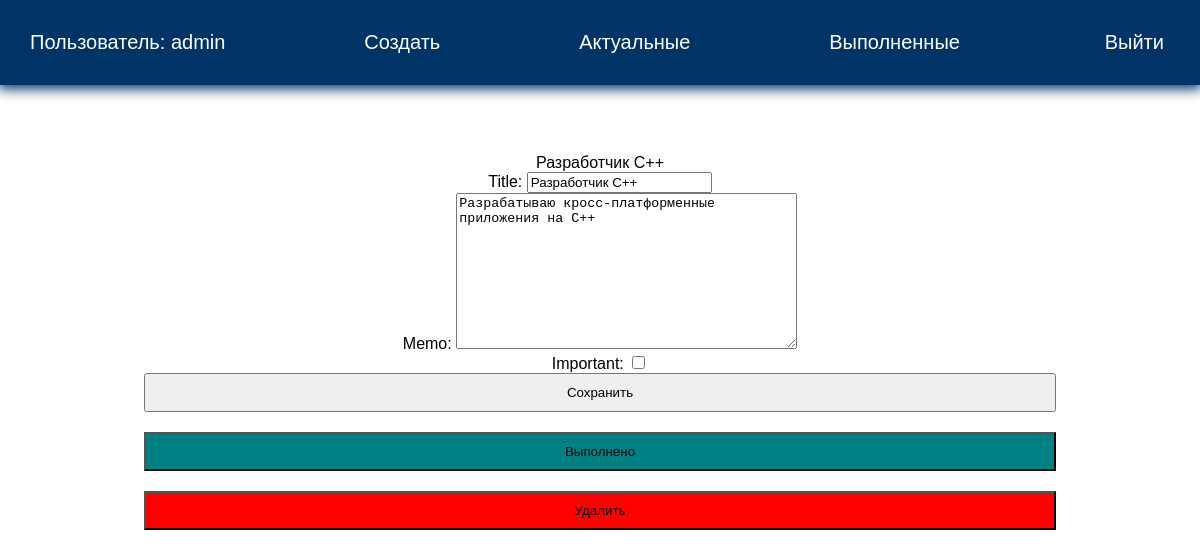
Page /todo/3 (signed in) on the committed database.
### todo/models.py (models this page shows, shortened)
class Todo(models.Model):
    title = models.CharField(max_length=100)
    memo = models.TextField(blank=True)
    created = models.DateTimeField(auto_now_add=True)
    date_completed = models.DateTimeField(blank=True, null=True)
    important = models.BooleanField(default=False)
    user = models.ForeignKey(User, on_delete=models.CASCADE)

### todo/views.py (the view, shortened to what this page needs)
# urls.py: path('todo/<int:todo_pk>', views.view_todo, name="viewtodo"),
@login_required
def view_todo(request, todo_pk):
    todo = get_object_or_404(Todo, pk=todo_pk)
    if request.method == "GET":
        form = TodoForm(instance=todo)
        return render(request, 'todo/viewtodo.html', {'todo': todo, 'form': form})

### todo/forms.py
class TodoForm(ModelForm):
    class Meta:
        model = Todo
        fields = ['title', 'memo', 'important']

### todo/templates/todo/viewtodo.html (shortened to what this page needs)
{% extends 'todo/base.html' %}
{% block content %}
{{ todo.title }}
<form action="" method="post">
    {{form}}
    <button class="btn">Сохранить</button>
</form>
<form action="{% url 'completetodo' todo.id %}" method="post">
    <button class="btn good">Выполнено</button>
</form>
<form action="{% url 'deletetodo' todo.id %}" method="post">
    <button class="btn remove">Удалить</button>
</form>
{% endblock %}

### todo/templates/todo/base.html (shortened to what this page needs)
<!DOCTYPE html>
{% load static %}
<html lang="en">
<head>
    <link rel="stylesheet" href="{% static 'css/style.css' %}">
</head>
<body>
<div class="menu">
    <div class="wrap">
        <ul>
            {% if user.is_authenticated %}
                <li class="logo">Пользователь: {{ user.username }}</li>
                <li><a href="{% url 'createtodo' %}">Создать</a></li>
                <li><a href="{% url 'currenttodos' %}">Актуальные</a></li>
                <li><a href="{% url 'completedtodos' %}">Выполненные</a></li>
                <li>
                    <form action="{% url 'logoutuser' %}" method="post">
                        <button class="top">Выйти</button>
                    </form>
                </li>
            {% else %}
            <li><a href="{% url 'signupuser' %}">Зарегистрироваться</a></li>
            <li><a href="{% url 'loginuser' %}">Войти</a></li>
            {% endif %}
        </ul>
    </div>
</div>
<div class="content">
    <div class="wrap">
        {% block content %}
    {% endblock %}
    </div>
</div>
</body>
</html>

### todo/static/css/style.css (style rules this page uses)
body { margin: 0; padding: 0; font-family: Arial, Helvetica, sans-serif; }
.wrap { max-width: 1200px; margin: 0 auto; padding: 10px 30px; box-sizing: border-box; }
.menu { background: #003366; box-shadow: 0 2px 12px 2px #003366; }
ul { list-style: none; padding: 0; }
.menu ul { display: flex; justify-content: space-between; align-items: center; font-size: 20px; }
.menu a, .logo { color: #FFF; }
a { text-decoration: none; }
.content .wrap { margin-top: 40px; text-align: center; }
.top { background: transparent; border: 0; color: #FFF; font-size: 20px; cursor: pointer; }
.btn { width: 80%; padding: 10px; margin-bottom: 20px; }
.good { background: teal; }
.remove { background: red; }

### rows in the picture
Todo: title "Разработчик C++", memo "Разрабатываю кросс-платформенные приложения на C++"

### other values in the picture
{{ user.username }} "admin"
